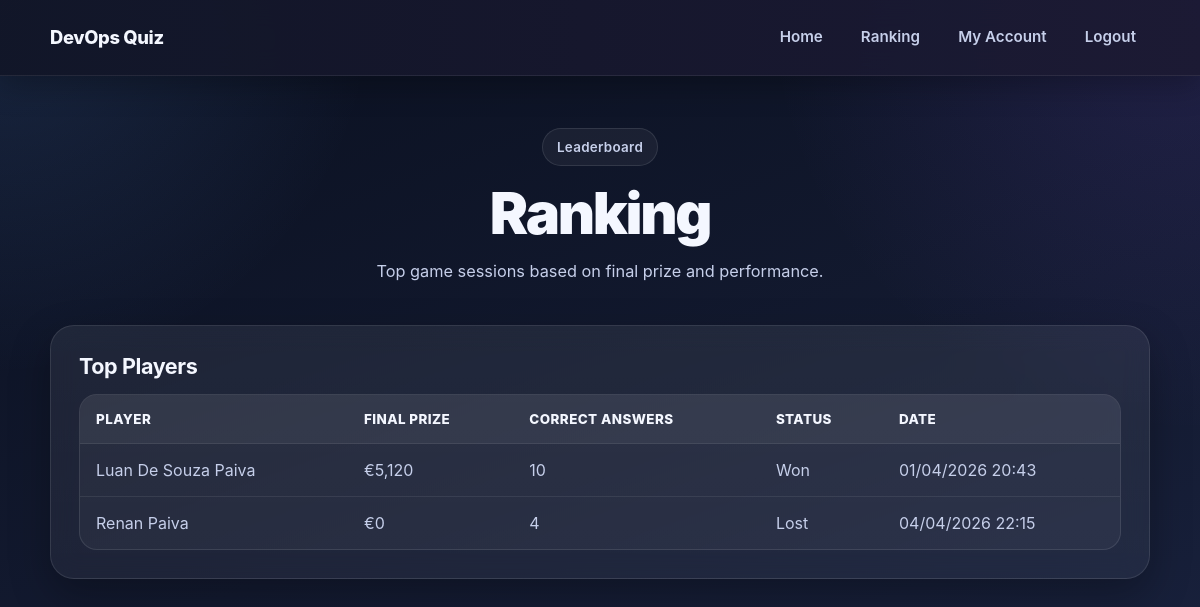
Page /ranking (signed in) on the committed database.
### tables this page shows
CREATE TABLE game_sessions (
        id INTEGER PRIMARY KEY AUTOINCREMENT,
        user_id INTEGER NOT NULL,
        started_at TEXT DEFAULT CURRENT_TIMESTAMP,
        ended_at TEXT,
        current_question_index INTEGER NOT NULL DEFAULT 0,
        correct_answers INTEGER NOT NULL DEFAULT 0,
        current_amount INTEGER NOT NULL DEFAULT 10,
        final_amount INTEGER NOT NULL DEFAULT 0,
        status TEXT NOT NULL DEFAULT 'in_progress',
        FOREIGN KEY (user_id) REFERENCES users(id)
    );

CREATE TABLE users (
        id INTEGER PRIMARY KEY AUTOINCREMENT,
        full_name TEXT NOT NULL,
        email TEXT NOT NULL UNIQUE,
        password_hash TEXT NOT NULL,
        date_of_birth TEXT NOT NULL,
        is_18_or_over INTEGER NOT NULL DEFAULT 0,
        created_at TEXT DEFAULT CURRENT_TIMESTAMP
    );

### src/main.py (the view)
@app.route("/ranking")
def ranking():
    rows = get_ranking()
    ranking_data = []
    for row in rows:
        ranking_data.append({
            "full_name": row["full_name"],
            "correct_answers": row["correct_answers"],
            "final_amount_display": format_money(row["final_amount"]),
            "status": row["status"],
            "ended_at_display": format_datetime(row["ended_at"])
        })
    return render_template("ranking.html", ranking=ranking_data)

### src/db.py (called while the page is built)
def get_connection():
    conn = sqlite3.connect(DB_PATH)
    conn.row_factory = sqlite3.Row
    return conn

### src/main.py (called while the page is built)
def format_money(amount):
    return f"€{amount:,}"

def format_datetime(value):
    if not value:
        return "-"
    try:
        return datetime.strptime(value, "%Y-%m-%d %H:%M:%S").strftime("%d/%m/%Y %H:%M")
    except ValueError:
        return value

### src/ranking.py (called while the page is built)
def get_ranking(limit=10):
    conn = get_connection()
    cursor = conn.cursor()
    cursor.execute("""
        SELECT
            gs.id,
            u.full_name,
            gs.correct_answers,
            gs.final_amount,
            gs.status,
            gs.ended_at
        FROM game_sessions gs
        JOIN users u ON gs.user_id = u.id
        WHERE gs.status IN ('won', 'stopped', 'lost')
          AND gs.ended_at IS NOT NULL
        ORDER BY gs.final_amount DESC, gs.correct_answers DESC, gs.ended_at DESC
        LIMIT ?
    """, (limit,))
    rows = cursor.fetchall()
    conn.close()
    return rows

### templates/ranking.html (shortened to what this page needs)
{% extends "base.html" %}
{% block content %}
<div class="container">
  <section class="hero">
    <div class="hero-badge">Leaderboard</div>
    <h1>Ranking</h1>
    <p class="subtitle">Top game sessions based on final prize and performance.</p>
  </section>
  <div class="card">
    <h2>Top Players</h2>
    {% if ranking %}
      <div class="table-wrap">
        <table class="data-table">
          <thead>
            <tr>
              <th>Player</th>
              <th>Final Prize</th>
              <th>Correct Answers</th>
              <th>Status</th>
              <th>Date</th>
            </tr>
          </thead>
          <tbody>
            {% for row in ranking %}
              <tr>
                <td>{{ row.full_name }}</td>
                <td>{{ row.final_amount_display }}</td>
                <td>{{ row.correct_answers }}</td>
                <td style="text-transform:capitalize;">{{ row.status }}</td>
                <td>{{ row.ended_at_display }}</td>
              </tr>
            {% endfor %}
          </tbody>
        </table>
      </div>
    {% else %}
      <p>No completed game sessions yet.</p>
    {% endif %}
  </div>
</div>
{% endblock %}

### static/style.css (style rules this page uses)
:root { --bg-1: #0a1020; --bg-2: #131a30; --bg-3: #1a2340; --surface: rgba(255, 255, 255, 0.06); --surface-strong: rgba(255, 255, 255, 0.1); --surface-hover: rgba(255, 255, 255, 0.12); --text: #f4f7ff; --text-soft: #c6cfea; --text-muted: #97a3c6; --accent: #6ea8ff; --accent-2: #8b5cf6; --accent-soft: rgba(110, 168, 255, 0.16); --success: #22c55e; --danger: #ff8a8a; --border: rgba(255, 255, 255, 0.1); --border-strong: rgba(255, 255, 255, 0.16); --radius-sm: 12px; --radius-md: 18px; --radius-lg: 24px; --radius-xl: 28px; --shadow-sm: 0 8px 24px rgba(0, 0, 0, 0.18); --shadow-md: 0 16px 40px rgba(0, 0, 0, 0.28); --shadow-lg: 0 24px 60px rgba(0, 0, 0, 0.34); --max-width: 1140px; --transition: 0.22s ease; }
*, *::before, *::after { box-sizing: border-box; }
html { scroll-behavior: smooth; }
body { margin: 0; min-height: 100vh; font-family: "Inter", "Segoe UI", Arial, sans-serif; color: var(--text); background: radial-gradient(circle at top left, rgba(110, 168, 255, 0.14), transparent 26%), radial-gradient(circle at top right, rgba(139, 92, 246, 0.14), transparent 30%), linear-gradient(160deg, var(--bg-1), var(--bg-2) 55%, var(--bg-3)); line-height: 1.5; -webkit-font-smoothing: antialiased; text-rendering: optimizeLegibility; }
.container { max-width: var(--max-width); margin: 0 auto; padding: 52px 20px 72px; }
.hero { text-align: center; margin-bottom: 40px; }
.hero-badge { display: inline-flex; align-items: center; gap: 8px; margin-bottom: 18px; padding: 8px 14px; border: 1px solid var(--border); border-radius: 999px; background: rgba(255, 255, 255, 0.05); color: var(--text-soft); font-size: 0.84rem; font-weight: 600; letter-spacing: 0.02em; }
h1 { margin: 0 0 14px; font-size: clamp(2.2rem, 4.8vw, 4.2rem); line-height: 1.02; font-weight: 900; letter-spacing: -0.04em; }
.subtitle { max-width: 760px; margin: 0 auto; color: var(--text-soft); font-size: 1.02rem; line-height: 1.75; }
.card { background: linear-gradient( 180deg, rgba(255, 255, 255, 0.07), rgba(255, 255, 255, 0.05) ); backdrop-filter: blur(12px); -webkit-backdrop-filter: blur(12px); border: 1px solid var(--border); border-radius: var(--radius-lg); padding: 28px; box-shadow: var(--shadow-md); }
.card h2, .card h3 { margin-top: 0; margin-bottom: 14px; color: var(--text); font-size: 1.35rem; line-height: 1.2; letter-spacing: -0.02em; }
.table-wrap { overflow-x: auto; border-radius: 18px; border: 1px solid var(--border); background: rgba(255, 255, 255, 0.04); }
.data-table { width: 100%; border-collapse: collapse; min-width: 620px; }
.data-table thead { background: rgba(255, 255, 255, 0.05); }
.data-table th, .data-table td { text-align: left; padding: 14px 16px; }
.data-table th { color: var(--text); font-size: 0.84rem; font-weight: 800; letter-spacing: 0.03em; text-transform: uppercase; }
.data-table td { color: var(--text-soft); }
.data-table tbody tr td { border-top: 1px solid rgba(255, 255, 255, 0.08); }

### rows in the picture
game_sessions: full_name "Luan De Souza Paiva", final_amount_display "€5,120", correct_answers "10", status "Won", ended_at_display "01/04/2026 20:43"
game_sessions: full_name "Renan Paiva", final_amount_display "€0", correct_answers "4", status "Lost", ended_at_display "04/04/2026 22:15"
